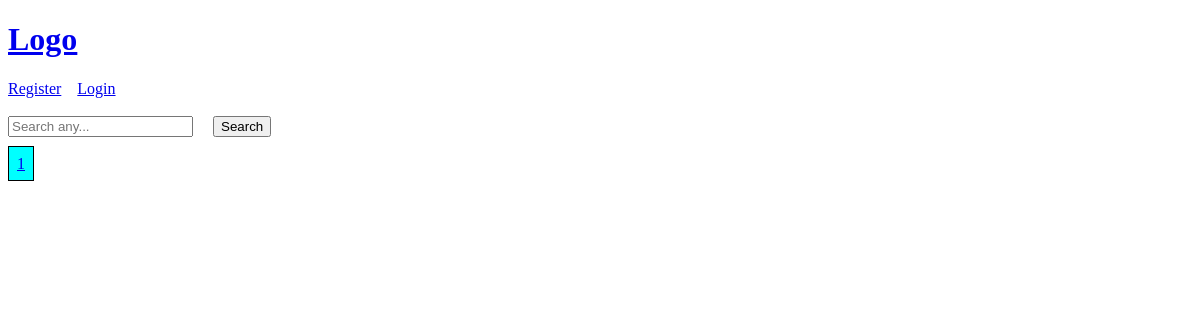
Page /?page=3 on the earlier database version.
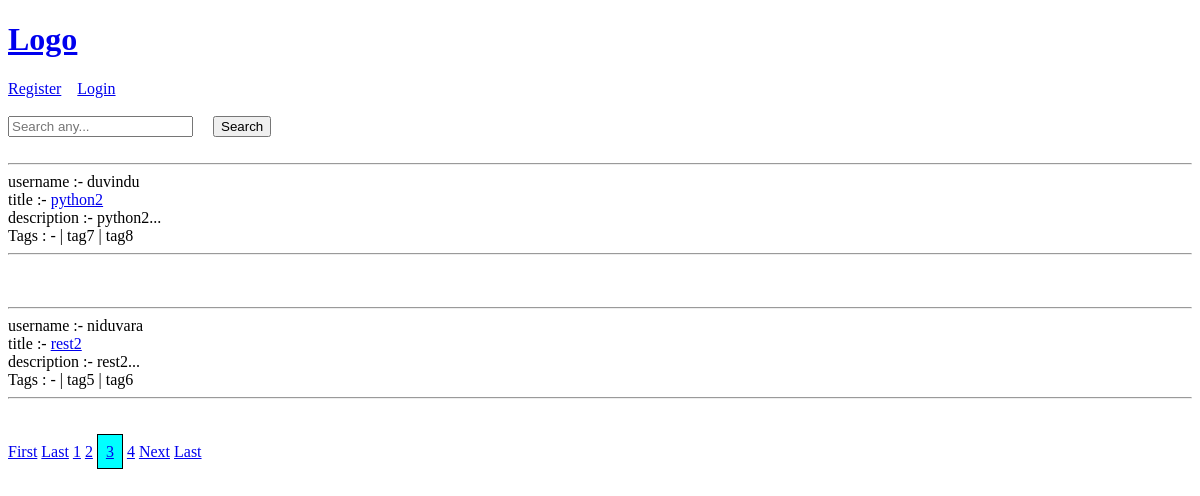
Same page on the later database version.
### home/models.py (models this page shows, shortened)
class Blog(models.Model):
    author = models.ForeignKey(User, on_delete=models.CASCADE)
    title = models.CharField(max_length=200)
    description = models.TextField()
    created = models.DateTimeField(auto_now_add=True, null=True)

class Tag(models.Model):
    name = models.CharField(max_length=200)
    blog = models.ForeignKey(Blog, on_delete=models.CASCADE)

### home/views.py (the view)
# urls.py: 2. Add a URL to urlpatterns:  path('', views.home, name='home')
def home(request):
    blogs,query_value = search_blog(request)
    page = request.GET.get('page') if request.GET.get('page') else ''
    result = 2
    paginator = Paginator(blogs, result)
    try:
        blogs = paginator.page(page)
    except PageNotAnInteger as ex1:
        blogs = paginator.page('1')
    except EmptyPage as ex2:
        page = paginator.num_pages
        blogs = paginator.page(page)
    context = {'blogs':blogs, 'query_value':query_value}
    return render(request, 'home/index.html', context)

### home/utils.py (called while the page is built)
def search_blog(request):
    query_value = request.GET.get('query') if request.GET.get('query') else ''
    tags = Tag.objects.filter(
        Q(name__icontains = query_value)
    )
    blogs = Blog.objects.distinct().filter(
        Q(author__username__icontains = query_value) |
        Q(title__icontains = query_value) |
        Q(tag__in = tags)
    )
    return blogs, query_value

### home/templates/home/index.html (shortened to what this page needs)
{% extends 'base.html' %}
{% block content2 %}
    <br><br>
    <form action="" method="GET" id="blog_form">
        <input type="text" value="{{query_value}}" name="query" placeholder="Search any...">
        <button type="submit">Search</button>
    </form>
    <br>
    {% for blog in blogs %}
        <hr>
            username :- {{blog.author.username}} <br>
            title :- <a href="{% url 'blog-detail' blog.pk %}?back={{request.path}}">{{blog.title}}</a> <br>
            description :- {{blog.description}} <br>
            Tags : -
            {% for tag in blog.tag_set.all %}
                |&nbsp;{{tag.name}}
            {% endfor %}
        <hr>
        <br><br>
    {% endfor %}
    {% include 'pagination.html' with queryset=blogs %}
{% endblock content2 %}

### templates/base.html (shortened to what this page needs)
<!DOCTYPE html>
<html lang="en">
<head>
</head>
<body>
    {% include 'navbar.html' %}
    {% block content2 %}
    {% endblock content2 %}
</body>
</html>

### templates/navbar.html (shortened to what this page needs)
<a href="{% url 'home' %}">
    <h1>
        Logo
    </h1>
</a>
{% if request.user.is_authenticated %}
        <a href="{% url 'home' %}">Home</a> &nbsp;&nbsp;
        <a href="{% url 'profile' request.user.username  %}">Profile</a> &nbsp;&nbsp;
        <a href="{% url 'logout' %}">Logout</a> &nbsp;&nbsp;
{% else %}
        <a href="{% url 'register' %}">Register</a> &nbsp;&nbsp;
        <a href="{% url 'login' %}">Login</a> &nbsp;&nbsp;
{% endif %}

### templates/pagination.html
    {% if queryset.has_previous %}
        <a href="?page=1">First</a>
        <a href="?page={{queryset.previous_page_number}}">Last</a>
    {% endif %}
    {% for num in queryset.paginator.page_range %}
        {% if num == queryset.number %}
            <a href="?page={{num}}"
                style="background-color: aqua; border: 1px solid black; padding: 0.5em;"
            >{{num}}</a>
        {% elif num > queryset.number|add:'-3' and num < queryset.number|add:'3' %}
            <a href="?page={{num}}">{{num}}</a>
        {% endif %}
    {% endfor %}
    {% if queryset.has_next %}
        <a href="?page={{queryset.next_page_number}}">Next</a>
        <a href="?page={{queryset.paginator.num_pages}}">Last</a>
    {% endif %}

Differences in the rows shown:
added Blog: author.username "duvindu", title "python2", description "python2..."
added Tag: name "tag7", shown under "duvindu"
added Tag: name "tag8", shown under "duvindu"
added Blog: author.username "niduvara", title "rest2", description "rest2..."
added Tag: name "tag5", shown under "niduvara"
added Tag: name "tag6", shown under "niduvara"
Other differences:
text now shown: "First Last Next Last"
list line gone: "1"
new list line: "1"
new list line: "2"
new list line: "3"
new list line: "4"
